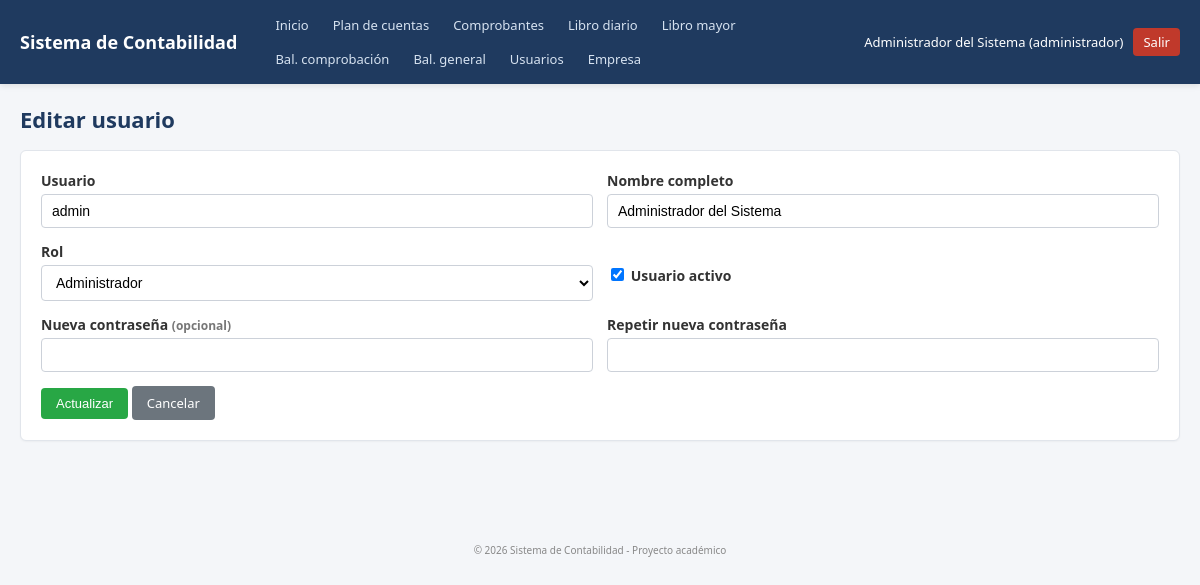
/modules/usuarios/edit.php?id=1 (signed in), run on the app's committed database.
### tables this page shows
CREATE TABLE usuarios (
    id INT AUTO_INCREMENT PRIMARY KEY,
    username VARCHAR(50) NOT NULL UNIQUE,
    password VARCHAR(255) NOT NULL,
    nombre VARCHAR(100) NOT NULL,
    rol ENUM('administrador','contador') NOT NULL DEFAULT 'contador',
    activo TINYINT(1) NOT NULL DEFAULT 1,
    created_at TIMESTAMP DEFAULT CURRENT_TIMESTAMP
);

### includes/functions.php (called while the page is built, shortened)
<?php
function e($value) {
    return htmlspecialchars((string)$value, ENT_QUOTES, 'UTF-8');
}

### modules/usuarios/edit.php (the view, shortened to what this page needs)
<?php
require_once __DIR__ . '/../../includes/auth.php';
$id = (int)($_GET['id'] ?? 0);
$stmt = $conn->prepare("SELECT id, username, nombre, rol, activo FROM usuarios WHERE id = ?");
$stmt->bind_param('i', $id);
$stmt->execute();
$user = $stmt->get_result()->fetch_assoc();
include __DIR__ . '/../../includes/header.php';
?>
<div class="page-header"><h1>Editar usuario</h1></div>
<div class="card">
    <form method="post" action="">
        <div class="form-row">
            <div class="form-group">
                <label>Usuario</label>
                <input type="text" name="username" class="form-control" value="<?= e($user['username']) ?>" required>
            </div>
            <div class="form-group">
                <label>Nombre completo</label>
                <input type="text" name="nombre" class="form-control" value="<?= e($user['nombre']) ?>" required>
            </div>
        </div>
        <div class="form-row">
            <div class="form-group">
                <label>Rol</label>
                <select name="rol" class="form-control">
                    <option value="administrador" <?= $user['rol']==='administrador'?'selected':'' ?>>Administrador</option>
                </select>
            </div>
            <div class="form-group">
                <label>&nbsp;</label>
                <label><input type="checkbox" name="activo" <?= ((int)$user['activo']===1)?'checked':'' ?>> Usuario activo</label>
            </div>
        </div>
        <div class="form-row">
            <div class="form-group">
                <label>Nueva contraseña <span class="help-text">(opcional)</span></label>
                <input type="password" name="password" class="form-control">
            </div>
            <div class="form-group">
                <label>Repetir nueva contraseña</label>
                <input type="password" name="password2" class="form-control">
            </div>
        </div>
        <button class="btn btn-success" type="submit">Actualizar</button>
        <a class="btn btn-secondary" href="index.php">Cancelar</a>
    </form>
</div>
<?php include __DIR__ . '/../../includes/footer.php'; ?>

### assets/css/style.css (style rules this page uses)
* { box-sizing: border-box; }
body { margin: 0; font-family: "Segoe UI", Roboto, Arial, sans-serif; background: #f4f6f9; color: #2c2c2c; font-size: 14px; }
a { color: #1d6fa5; text-decoration: none; }
.card { background: #fff; border: 1px solid #e1e5eb; border-radius: 6px; padding: 20px; margin-bottom: 20px; box-shadow: 0 1px 2px rgba(0,0,0,.04); }
.page-header { display: flex; align-items: center; justify-content: space-between; flex-wrap: wrap; margin-bottom: 16px; gap: 10px; }
.page-header h1 { margin: 0; font-size: 22px; color: #1f3a5f; }
.btn { display: inline-block; padding: 7px 14px; border-radius: 4px; border: 1px solid transparent; font-size: 13px; cursor: pointer; background: #1f3a5f; color: #fff; text-decoration: none; }
.btn-secondary { background: #6c757d; }
.btn-success { background: #28a745; }
.form-group { margin-bottom: 14px; }
.form-group label { display: block; margin-bottom: 4px; font-weight: 600; color: #333; }
.form-control { width: 100%; padding: 8px 10px; border: 1px solid #ccd1d9; border-radius: 4px; font-size: 14px; background: #fff; }
.form-row { display: flex; gap: 14px; flex-wrap: wrap; }
.form-row .form-group { flex: 1; min-width: 200px; }
.help-text { font-size: 12px; color: #777; margin-top: 3px; }

### data on the page
usuarios: username "admin", nombre "Administrador del Sistema", rol "Administrador", activo "☑"

### other printed values
APP_NAME "Sistema de Contabilidad"
$_SESSION['user_nombre'] "Administrador del Sistema"
$_SESSION['user_rol'] "administrador"
